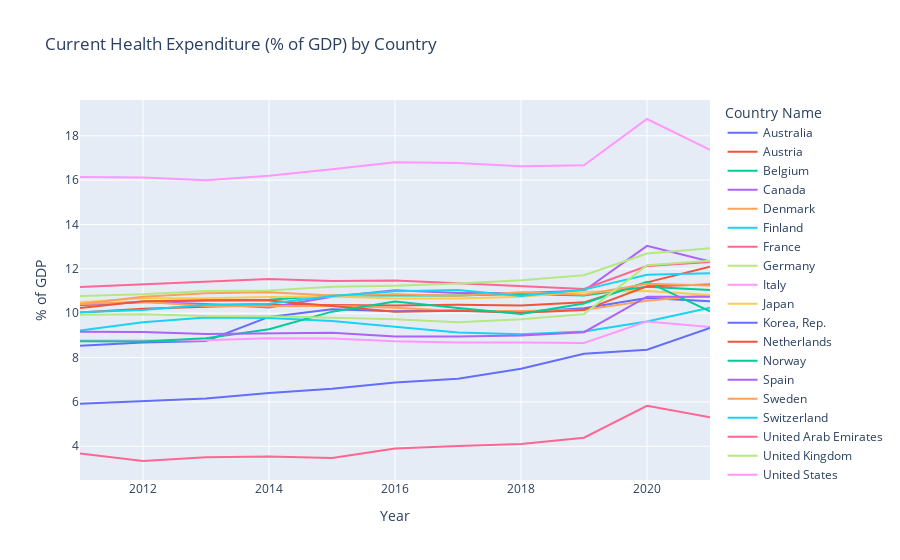
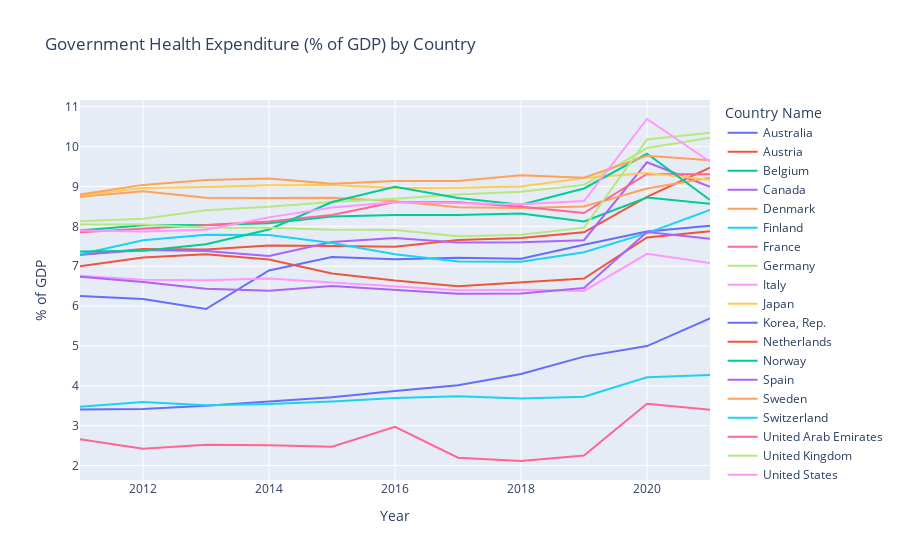
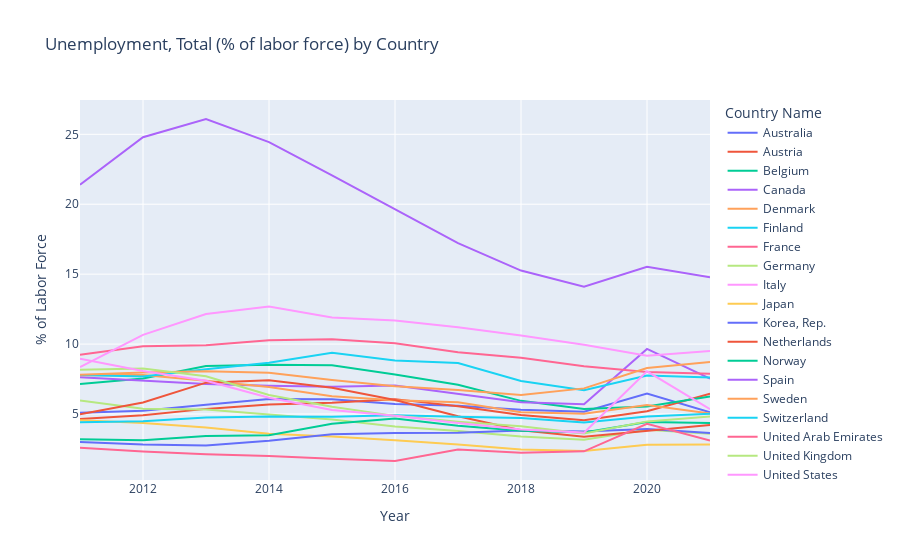
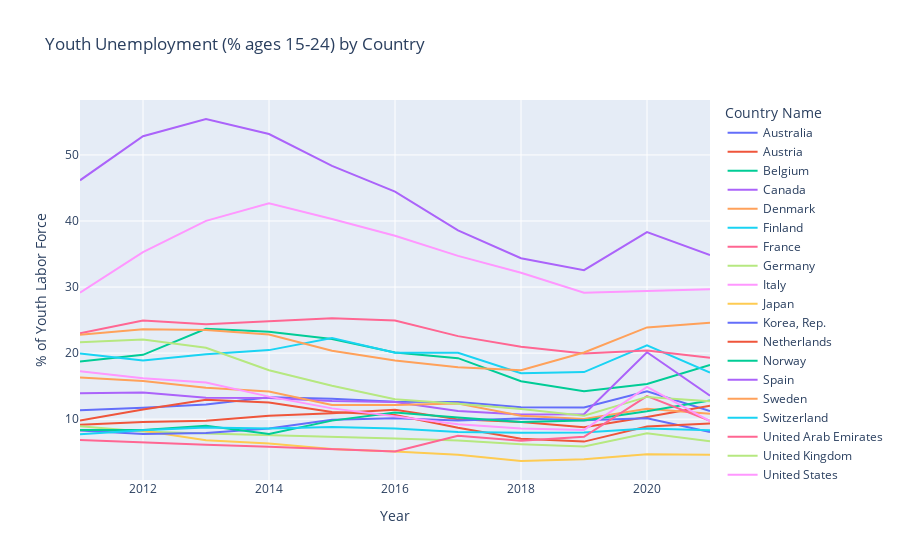

Source (notebook cell) for these figures, in order:
### Markdown cell above
## 2.2. Employment and Health Expenditure

### Code cell
# --- 데이터 로드 ---
metadata = pd.read_excel("/Users/yujin.sophia.kim/Desktop/data/WDI/archive/WDI_Indicators_Metadata.xlsx")
df = pd.read_csv("/Users/yujin.sophia.kim/Desktop/data/WDI/archive/WDI_Indicators_MainData.csv")


# --- 선택 & 리네임 ---
df = df[[
    "Country Name", "Country Code", "Time",
    "Current health expenditure (% of GDP) [SH.XPD.CHEX.GD.ZS]",
    "Domestic general government health expenditure (% of GDP) [SH.XPD.GHED.GD.ZS]",
    "Unemployment, total (% of total labor force) (modeled ILO estimate) [SL.UEM.TOTL.ZS]",
    "Unemployment, youth total (% of total labor force ages 15-24) (modeled ILO estimate) [SL.UEM.1524.ZS]",
    "Vulnerable employment, total (% of total employment) (modeled ILO estimate) [SL.EMP.VULN.ZS]"
]].copy()

df = df.rename(columns={
    "Current health expenditure (% of GDP) [SH.XPD.CHEX.GD.ZS]": "HealthExp_GDP",
    "Domestic general government health expenditure (% of GDP) [SH.XPD.GHED.GD.ZS]": "GovHealthExp_GDP",
    "Unemployment, total (% of total labor force) (modeled ILO estimate) [SL.UEM.TOTL.ZS]": "Unemp_Total",
    "Unemployment, youth total (% of total labor force ages 15-24) (modeled ILO estimate) [SL.UEM.1524.ZS]": "Unemp_Youth",
    "Vulnerable employment, total (% of total employment) (modeled ILO estimate) [SL.EMP.VULN.ZS]": "VulnerableEmployment"
})

# 숫자형 변환
for col in ["HealthExp_GDP", "GovHealthExp_GDP", "Unemp_Total", "Unemp_Youth", "VulnerableEmployment"]:
    df[col] = pd.to_numeric(df[col], errors="coerce")

df["Time"] = pd.to_numeric(df["Time"], errors="coerce").astype("Int64")

# --- 라인 그래프들 ---
fig1 = px.line(
    df, x="Time", y="HealthExp_GDP", color="Country Name",
    title="Current Health Expenditure (% of GDP) by Country",
    labels={"HealthExp_GDP": "% of GDP", "Time": "Year"}
)
fig1.show()

fig2 = px.line(
    df, x="Time", y="GovHealthExp_GDP", color="Country Name",
    title="Government Health Expenditure (% of GDP) by Country",
    labels={"GovHealthExp_GDP": "% of GDP", "Time": "Year"}
)
fig2.show()

fig3 = px.line(
    df, x="Time", y="Unemp_Total", color="Country Name",
    title="Unemployment, Total (% of labor force) by Country",
    labels={"Unemp_Total": "% of Labor Force", "Time": "Year"}
)
fig3.show()

fig4 = px.line(
    df, x="Time", y="Unemp_Youth", color="Country Name",
    title="Youth Unemployment (% ages 15-24) by Country",
    labels={"Unemp_Youth": "% of Youth Labor Force", "Time": "Year"}
)
fig4.show()

fig5 = px.line(
    df, x="Time", y="VulnerableEmployment", color="Country Name",
    title="Vulnerable Employment (% of total employment) by Country",
    labels={"VulnerableEmployment": "% of Employment", "Time": "Year"}
)
fig5.show()

# --- 스캐터: HealthExp vs VulnerableEmployment ---
country_avg = (
    df.groupby("Country Name")[["HealthExp_GDP", "VulnerableEmployment"]]
    .mean()
    .dropna()
)

corr_val = country_avg["HealthExp_GDP"].corr(country_avg["VulnerableEmployment"])
print(f"📌 HealthExp_GDP vs VulnerableEmployment (Country Avg): {corr_val:.2f}")

fig_scatter = px.scatter(
    country_avg,
    x="HealthExp_GDP", y="VulnerableEmployment",
    text=country_avg.index,
    trendline="ols",
    title=f"HealthExpenditure vs Vulnerable Employment (r = {corr_val:.2f})",
    labels={"HealthExp_GDP": "Health Expenditure (% of GDP)", "VulnerableEmployment": "Vulnerable Employment (%)"}
)
fig_scatter.update_traces(textposition="top center")
fig_scatter.show()
